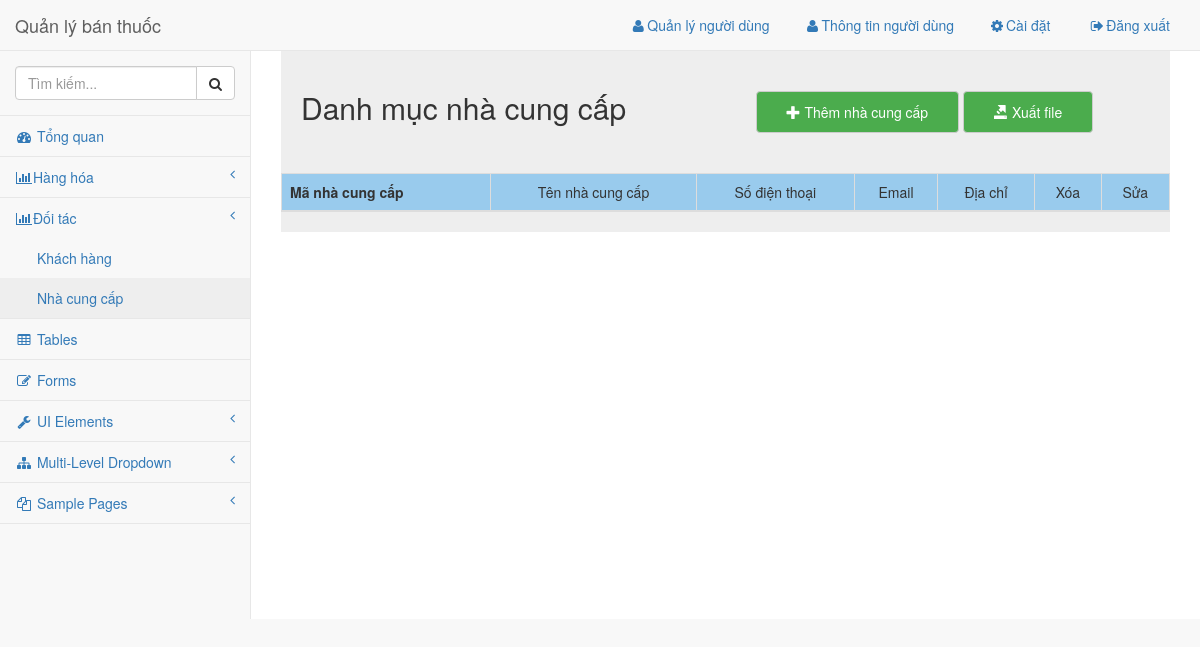
Page /admin/pages/nhacungcap.php on the earlier database version.
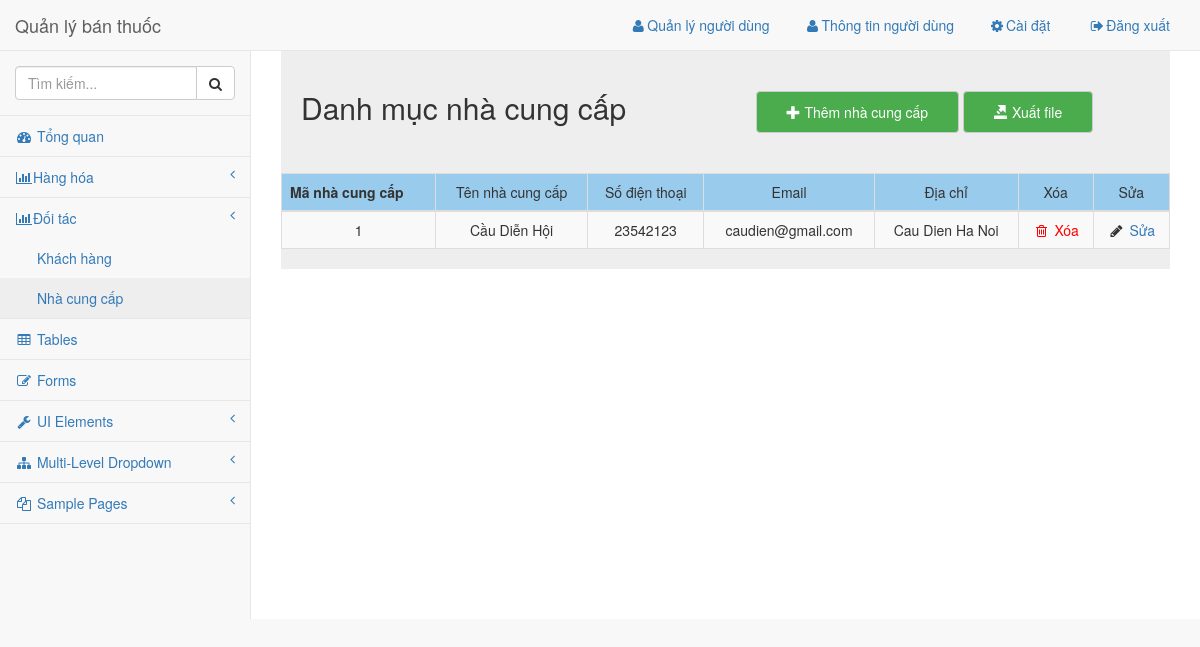
Same page on the later database version.
### tables this page shows
CREATE TABLE `nhacungcap` (
  `id` int(11) NOT NULL,
  `ten_ncc` varchar(128) NOT NULL,
  `sdt` varchar(128) DEFAULT NULL,
  `email` varchar(128) DEFAULT NULL,
  `dia_chi` varchar(128) DEFAULT NULL,
  `ghi_chu` varchar(255) DEFAULT NULL
);

### library/VSCPDO.php (called while the page is built, shortened)
<?php
$tenserver = "localhost";
$tentaikhoan = "root";
$matkhau = "";
$tencsdl = "thuoc";
 ?>
 <?php
class vsc_pdo {
	private $server;
	private $username;
	private $password;
	private $database;
	public $conn;
	function __construct($conn = null) {
		try {
			$this->conn = new PDO("mysql:host=$this->server;dbname=$this->database", $this->username, $this->password);
			$this->conn->exec("set names utf8");
			$this->conn->setAttribute(PDO::ATTR_DEFAULT_FETCH_MODE, PDO::FETCH_ASSOC);
		}
     catch (PDOException $e)
      {
			echo $e->getMessage();
			exit();
		}
	}
	function fetch_all($sql) {
		try {
			$stmt = $this->conn->prepare($sql);
			$stmt->execute();
			$rows = $stmt->fetchAll();
			return $rows;
		}
    catch (PDOException $e) {
			return false;
		}
	}
	function getConnection($conn=null) {
		$arr = explode(",", $conn);
			$this->server = @$arr[0];
			$this->username = @$arr[1];
			$this->password = @$arr[2];
			$this->database = @$arr[3];
	}
}
$exp = new vsc_pdo("$tenserver,$tentaikhoan,$matkhau,$tencsdl");
 ?>

### admin/pages/nhacungcap.php (the view, shortened to what the changed rows need)
<!DOCTYPE html>
<html lang="en">
<head>
    <?php require('../common/head.php'); ?>
    <?php
      $ncc = $exp->fetch_all("select * from nhacungcap");
     ?>
    <link rel="stylesheet" href="../dist/css/nhacungcap.css">
    <link href="../../library/datatables-plugins/integration/bootstrap/3/dataTables.bootstrap.css" rel="stylesheet">
</head>
<body>
    <div id="wrapper">
        <?php require('../common/nav.php'); ?>
        <div id="page-wrapper">
          <div class="grey">
            <div class="row header">
              <div class="col-md-6">
                <h2 class='title'>Danh mục nhà cung cấp</h2>
              </div>
            </div>
            <div class="row">
              <div class="col-md-12" id="data">
                <table class="table table-striped table-bordered table-hover" id="dataTables-example">
                         <thead>
                             <tr align="center">
                                 <th>Mã nhà cung cấp</th>
                                 <td>Tên nhà cung cấp</td>
                                 <td>Số điện thoại</td>
                                 <td>Email</td>
                                 <td>Địa chỉ</td>
                                 <td>Xóa</td>
                                 <td>Sửa</td>
                             </tr>
                         </thead>
                         <tbody id="data">
                           <?php foreach($ncc as $key => $value): ?>
                             <tr class="odd gradeX" align="center">
                                 <td><?php echo $value['id']; ?></td>
                                 <td><?php echo $value['ten_ncc']; ?></td>
                                 <td><?php echo $value['sdt']; ?></td>
                                 <td><?php echo $value['email']; ?></td>
                                 <td><?php echo $value['dia_chi']; ?></td>
                                 <td class="center"><i style='color:red;' class="fa fa-trash-o  fa-fw"></i><a href="../api/xoanhacungcap.php?id=<?php echo $value['id']; ?>" class='delete' onclick="return confirm('Bạn có chắc không?')"  style='color:red;' href="#"> Xóa</a></td>
                                 <td class="center">
                                   <i  class="fa fa-pencil fa-fw"></i>
                                   <a class='edit' data-toggle="modal" data-target="#suanhacungcap"  href="#"
                                      data-id=<?php echo $value['id']; ?>
                                      data-ten="<?php echo $value['ten_ncc']; ?>"
                                      data-sdt="<?php echo $value['sdt']; ?>"
                                      data-email="<?php echo $value['email']; ?>"
                                      data-dia_chi="<?php echo $value['dia_chi']; ?>"
                                      data-ghi_chu="<?php echo $value['ghi_chu']; ?>"
                                    >Sửa</a>
                                 </td>
                             </tr>
                          <?php endforeach; ?>
                         </tbody>
                     </table>
              </div>
            </div>
          </div>
        </div>
</body>
</html>

### admin/common/nav.php (shortened to what the changed rows need)
<nav class="navbar navbar-default navbar-static-top" role="navigation" style="margin-bottom: 0">
    <div class="navbar-header">
        <a class="navbar-brand" href="index.php">Quản lý bán thuốc</a>
    </div>
</nav>

Differences in the rows shown:
added nhacungcap: id "1", ten_ncc "Cầu Diễn Hội", sdt "23542123", email "caudien@gmail.com", dia_chi "Cau Dien Ha Noi"
